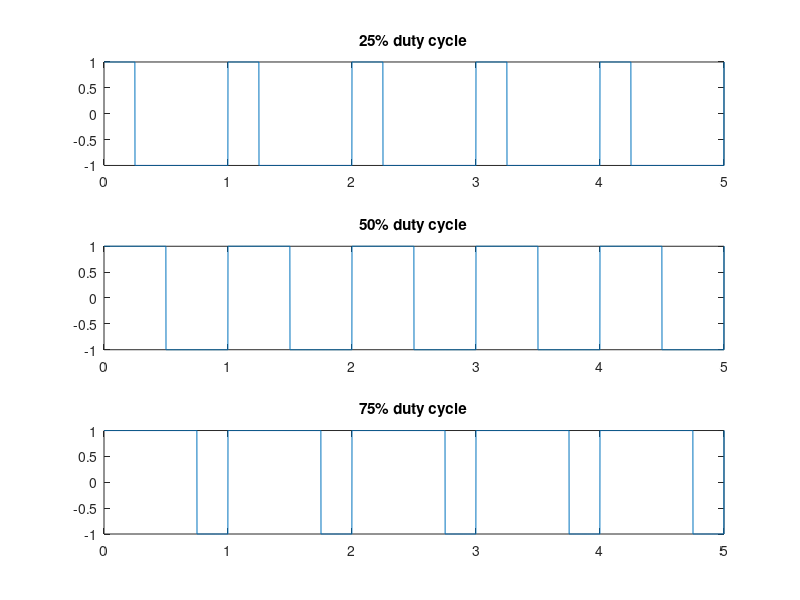

Write the MATLAB code that produced this figure.
k = 0:0.001:5;
v = square(2*pi*k,25);
subplot(311),plot(k,v),title('25% duty cycle');
x = square(2*pi*k,50);
subplot(312),plot(k,x),title('50% duty cycle');
y = square(2*pi*k,75);
subplot(313), plot(k,y),title('75% duty cycle');